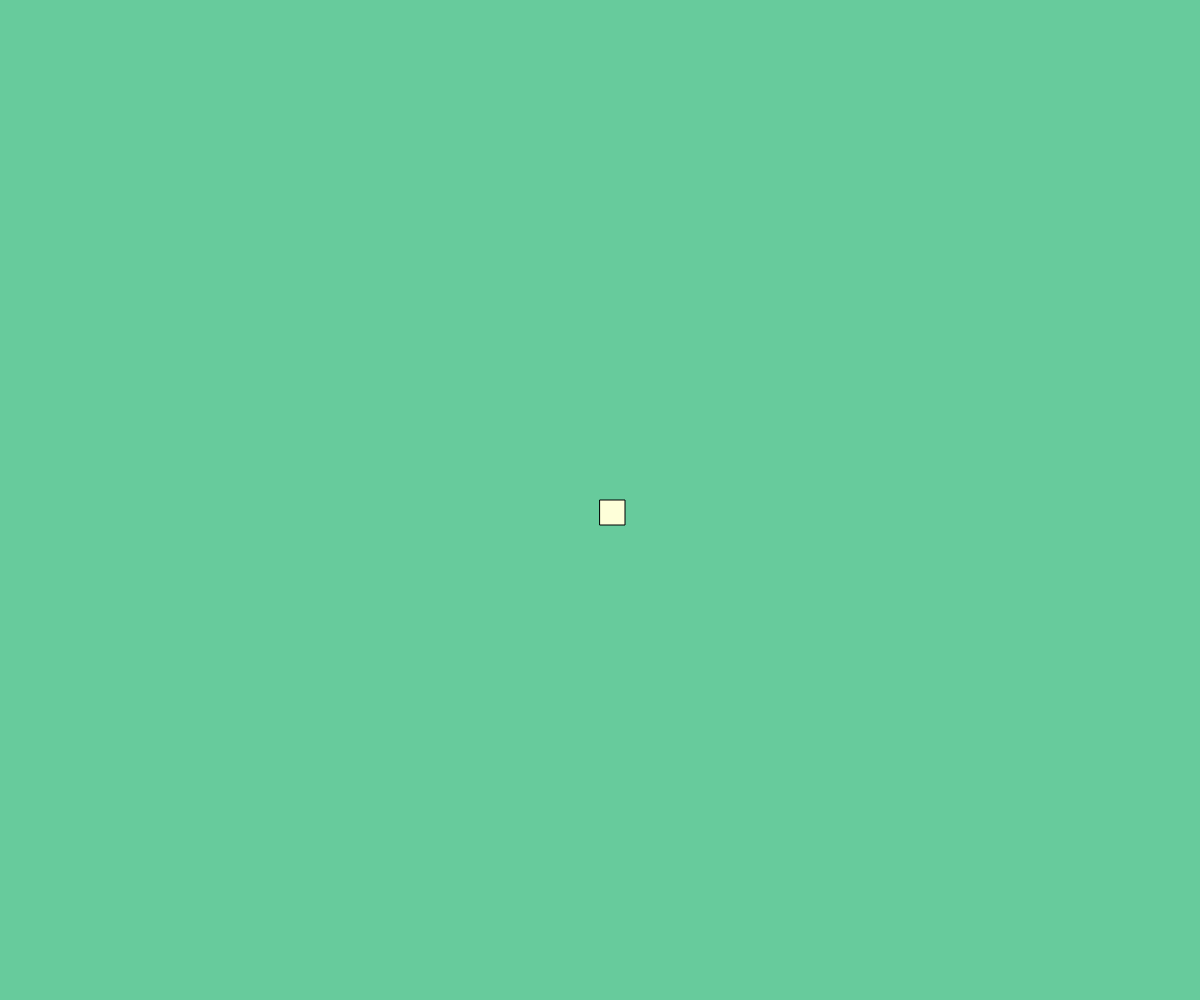
Frame 1 (no input)
Frame 60 (no input): identical to frame 1, image omitted
Frame 120 (the mouse pressed at the canvas centre since frame 60): identical to frame 1, image omitted

The p5.js sketch that drew this single still picture (run headless with seeded random() and noise() and a simulated clock; from frame 60 on, the mouse is pressed at the canvas centre):

// p5.js sketch
// ── sketch.js
// Generative Art
// Brittney Mines
// May 3, 2019
//
// Extra for Experts:
// - describe what you did to take this project "above and beyond"

let petalList = [[336.82, 17.81, 96.86], [166.03, 34.27, 83.53], [311, 92.1, 39.6]];
// VINES = 153, 64.2, 58
// OUTER VINES = 130, 41.1, 77.3
function setup() {
  createCanvas(windowWidth, windowHeight);
  colorMode(HSB);
}

function drawPetals() {
  stroke(0);
  endShape();
}

function draw() {
  background(152, 49.3, 79.6);
  fill(61.58, 14.9, 100);
  rect(width / 2, height / 2, 25, 25);
}
